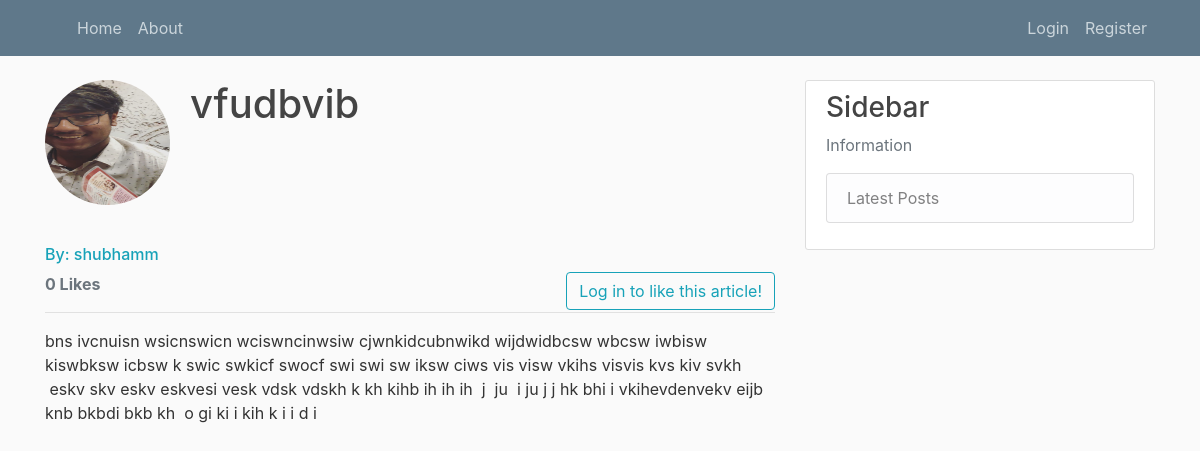
The page /article/48 on the database its author committed.
### blog/models.py (models this page shows, shortened)
class Post(models.Model):
    title = models.CharField(max_length=100)
    content = CKEditor5Field(blank=True, null=True, config_name='extends')
    date_posted = models.DateTimeField(default=timezone.now)
    author = models.ForeignKey(User, on_delete=models.CASCADE)
    snippet = models.CharField(blank=True, max_length=100)
    category = models.CharField(max_length=100, default='uncategorised')
    likes = models.ManyToManyField(User, related_name='blogpost_like')
    def number_of_likes(self):
        return self.likes.count()

### users/models.py (models this page shows, shortened)
class Profile(models.Model):
    user = models.OneToOneField(User, unique=True, on_delete=models.CASCADE)
    bio = models.TextField(null=True, blank=True)
    image = models.ImageField(upload_to='profile_pics/')
    instagram_url = models.CharField(null=True, blank=True, max_length=255)

### blog/views.py (the view)
# urls.py: path('article/<int:pk>', ArticleDetailView.as_view(), name='article-detailer'),
class ArticleDetailView(DetailView):
    model = Post
    template_name = 'blog/article-detail.html'
    def get_context_data(self, **kwargs):
        data = super().get_context_data(**kwargs)
        likes_connected = get_object_or_404(Post, id=self.kwargs['pk'])
        liked = False
        if likes_connected.likes.filter(id=self.request.user.id).exists():
            liked = True
        data['number_of_likes'] = likes_connected.number_of_likes()
        data['post_is_liked'] = liked
        return data

### blog/templates/blog/article-detail.html (shortened to what this page needs)
<!DOCTYPE html>
{% extends "blog/base.html" %}
{%load static%}
{% block content %}
<div class="media">
  {%if post.author.profile.image.url%}
  <img class="rounded-circle account-img" src="{{post.author.profile.image.url}}" alt="oopsie">
  {%else%}
  <img class="rounded-circle account-img" src="{% static 'blog/images/not-found.png' %}" alt="oopsie">
  {% endif %}
  <div class="media-body">
    <h1>{{post.title}}</h1>
  </div>
</div>
<br>
<h6 class="text-info">By: {{post.author}}</h6>
{% if user.is_authenticated %}
<form action="{% url 'blogpost_like' object.id %}" method="POST">
  {% csrf_token %}
  {% if post_is_liked %}
  <button style="float: right" type="submit" name="blogpost_id" value="{{object.id}}"
    class="btn btn-info">Unlike</button>
  {% else %}
  <button style="float: right" type="submit" name="blogpost_id" value="{{object.id}}" class="btn btn-info">Like</button>
  {% endif %}
</form>
{% else %}
<a style="float: right" class="btn btn-outline-info" href="{% url 'login' %}?next={{request.path}}">Log in to like this
  article!</a>
{% endif %}
<strong class="text-secondary">{{ number_of_likes }} Like{{ number_of_likes|pluralize }}</strong>
<hr>
{{post.content|safe}}
<br />
<br />
<br>
<br>
{% endblock content %}

### static/blog/main.css (style rules this page uses)
body { background: #fafafa; color: #333333; margin-top: 5rem; }
h1, h2, h3, h4, h5, h6 { color: #444444; }
.account-img { height: 125px; width: 125px; margin-right: 20px; margin-bottom: 16px; }

### rows shown on the page
Post: author.profile.image (picture), title "vfudbvib", author "shubhamm", content "bns ivcnuisn wsicnswicn wciswncinwsiw cjwnkidcubnwikd wijdwidbcsw wbcsw iwbisw kiswbksw icbsw k swic swkicf swocf swi swi sw iksw ciws vis visw vkihs visvis kvs kiv svkh eskv skv eskv eskvesi vesk vdsk vdskh k kh kihb ih ih ih j ju i ju j j hk bhi i vkihevdenvekv eijb knb bkbdi bkb kh o gi ki i kih k i i d i"

### other values the page prints
{{ number_of_likes }} "0"
